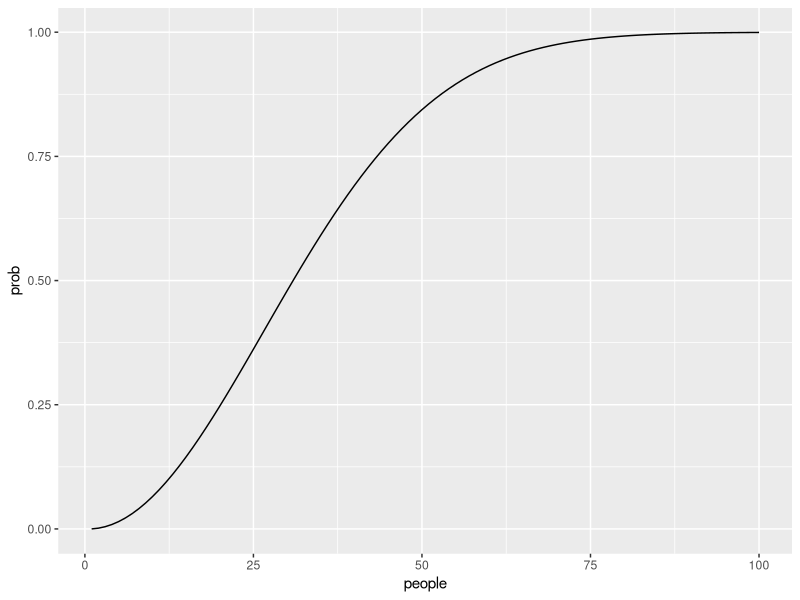

Source code (R):
library(tidyverse)

perm <- function(n) {
  x <- seq(676, 676-n+1, -1)
  result <- 1
  for (i in 1:length(x)) {
    result <- result * x[i]
  }
  result
}

people <- seq(1:100)
prob <- 0
for (j in 1:100) {
  prob[j] <- 1 - perm(people[j])/676^people[j]  
}

data <- data.frame(people, prob)

ggplot(data, aes(people, prob)) +
  geom_line()